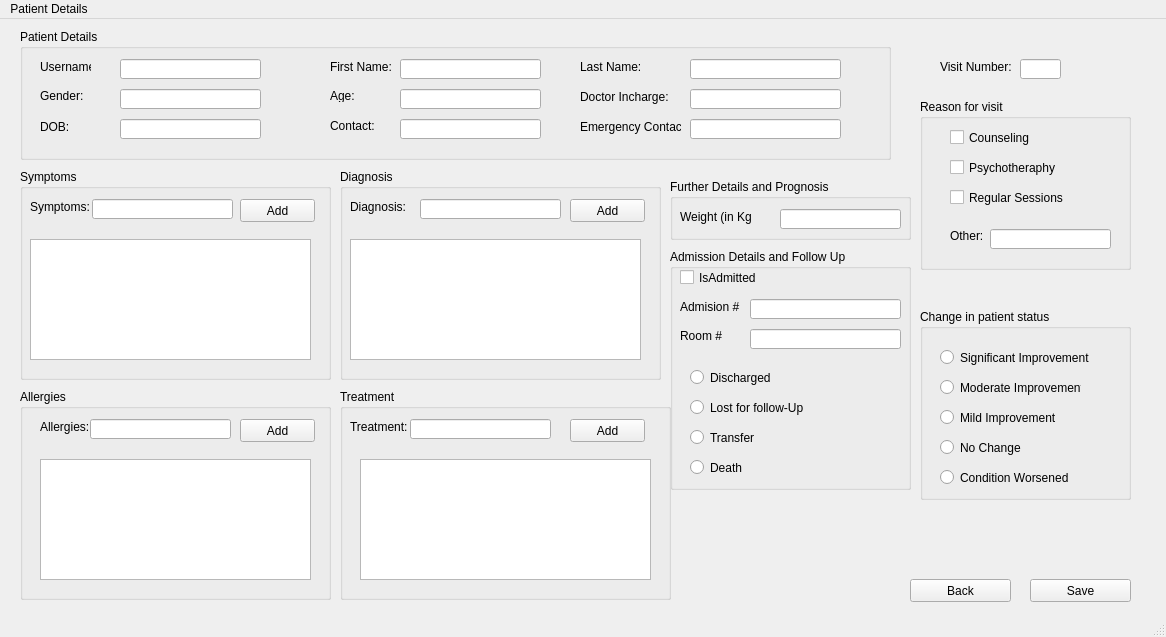
<?xml version="1.0" encoding="UTF-8"?>
<ui version="4.0">
 <class>MainWindow</class>
 <widget class="QMainWindow" name="MainWindow">
  <property name="geometry">
   <rect>
    <x>0</x>
    <y>0</y>
    <width>1166</width>
    <height>637</height>
   </rect>
  </property>
  <property name="windowTitle">
   <string>MainWindow</string>
  </property>
  <widget class="QWidget" name="centralwidget">
   <widget class="QGroupBox" name="groupBox">
    <property name="geometry">
     <rect>
      <x>20</x>
      <y>10</y>
      <width>871</width>
      <height>131</height>
     </rect>
    </property>
    <property name="title">
     <string>Patient Details </string>
    </property>
    <widget class="QLabel" name="label">
     <property name="geometry">
      <rect>
       <x>310</x>
       <y>30</y>
       <width>71</width>
       <height>16</height>
      </rect>
     </property>
     <property name="text">
      <string>First Name:</string>
     </property>
    </widget>
    <widget class="QLabel" name="label_3">
     <property name="geometry">
      <rect>
       <x>20</x>
       <y>60</y>
       <width>47</width>
       <height>13</height>
      </rect>
     </property>
     <property name="text">
      <string>Gender:</string>
     </property>
    </widget>
    <widget class="QLabel" name="label_2">
     <property name="geometry">
      <rect>
       <x>310</x>
       <y>60</y>
       <width>47</width>
       <height>13</height>
      </rect>
     </property>
     <property name="text">
      <string>Age:</string>
     </property>
    </widget>
    <widget class="QLineEdit" name="lineEdit_2">
     <property name="geometry">
      <rect>
       <x>100</x>
       <y>60</y>
       <width>141</width>
       <height>20</height>
      </rect>
     </property>
     <property name="text">
      <string/>
     </property>
     <property name="readOnly">
      <bool>true</bool>
     </property>
    </widget>
    <widget class="QLineEdit" name="lineEdit_3">
     <property name="geometry">
      <rect>
       <x>380</x>
       <y>30</y>
       <width>141</width>
       <height>20</height>
      </rect>
     </property>
     <property name="text">
      <string/>
     </property>
     <property name="readOnly">
      <bool>true</bool>
     </property>
    </widget>
    <widget class="QLineEdit" name="lineEdit_4">
     <property name="geometry">
      <rect>
       <x>380</x>
       <y>60</y>
       <width>141</width>
       <height>20</height>
      </rect>
     </property>
     <property name="text">
      <string/>
     </property>
     <property name="readOnly">
      <bool>true</bool>
     </property>
    </widget>
    <widget class="QLineEdit" name="lineEdit_5">
     <property name="geometry">
      <rect>
       <x>670</x>
       <y>30</y>
       <width>151</width>
       <height>20</height>
      </rect>
     </property>
     <property name="text">
      <string/>
     </property>
     <property name="readOnly">
      <bool>true</bool>
     </property>
    </widget>
    <widget class="QLabel" name="label_6">
     <property name="geometry">
      <rect>
       <x>560</x>
       <y>30</y>
       <width>61</width>
       <height>16</height>
      </rect>
     </property>
     <property name="text">
      <string>Last Name:</string>
     </property>
    </widget>
    <widget class="QLineEdit" name="lineEdit_6">
     <property name="geometry">
      <rect>
       <x>670</x>
       <y>60</y>
       <width>151</width>
       <height>20</height>
      </rect>
     </property>
     <property name="text">
      <string/>
     </property>
     <property name="readOnly">
      <bool>true</bool>
     </property>
    </widget>
    <widget class="QLabel" name="label_7">
     <property name="geometry">
      <rect>
       <x>560</x>
       <y>60</y>
       <width>91</width>
       <height>16</height>
      </rect>
     </property>
     <property name="text">
      <string>Doctor Incharge:</string>
     </property>
    </widget>
    <widget class="QLabel" name="label_32">
     <property name="geometry">
      <rect>
       <x>310</x>
       <y>90</y>
       <width>47</width>
       <height>13</height>
      </rect>
     </property>
     <property name="text">
      <string>Contact:</string>
     </property>
    </widget>
    <widget class="QLabel" name="label_33">
     <property name="geometry">
      <rect>
       <x>560</x>
       <y>90</y>
       <width>101</width>
       <height>16</height>
      </rect>
     </property>
     <property name="text">
      <string>Emergency Contact:</string>
     </property>
    </widget>
    <widget class="QLabel" name="label_34">
     <property name="geometry">
      <rect>
       <x>20</x>
       <y>90</y>
       <width>31</width>
       <height>16</height>
      </rect>
     </property>
     <property name="text">
      <string>DOB:</string>
     </property>
    </widget>
    <widget class="QLabel" name="label_36">
     <property name="geometry">
      <rect>
       <x>20</x>
       <y>30</y>
       <width>51</width>
       <height>16</height>
      </rect>
     </property>
     <property name="text">
      <string>Username:</string>
     </property>
    </widget>
    <widget class="QLabel" name="label_37">
     <property name="geometry">
      <rect>
       <x>660</x>
       <y>60</y>
       <width>47</width>
       <height>13</height>
      </rect>
     </property>
     <property name="text">
      <string/>
     </property>
    </widget>
    <widget class="QLineEdit" name="lineEdit_11">
     <property name="geometry">
      <rect>
       <x>380</x>
       <y>90</y>
       <width>141</width>
       <height>20</height>
      </rect>
     </property>
     <property name="readOnly">
      <bool>true</bool>
     </property>
    </widget>
    <widget class="QLineEdit" name="lineEdit_12">
     <property name="geometry">
      <rect>
       <x>670</x>
       <y>90</y>
       <width>151</width>
       <height>20</height>
      </rect>
     </property>
     <property name="readOnly">
      <bool>true</bool>
     </property>
    </widget>
    <widget class="QLineEdit" name="lineEdit_14">
     <property name="geometry">
      <rect>
       <x>100</x>
       <y>30</y>
       <width>141</width>
       <height>20</height>
      </rect>
     </property>
     <property name="readOnly">
      <bool>true</bool>
     </property>
    </widget>
    <widget class="QLineEdit" name="lineEdit_15">
     <property name="geometry">
      <rect>
       <x>100</x>
       <y>90</y>
       <width>141</width>
       <height>20</height>
      </rect>
     </property>
     <property name="readOnly">
      <bool>true</bool>
     </property>
    </widget>
   </widget>
   <widget class="QGroupBox" name="groupBox_2">
    <property name="geometry">
     <rect>
      <x>20</x>
      <y>150</y>
      <width>311</width>
      <height>211</height>
     </rect>
    </property>
    <property name="title">
     <string>Symptoms</string>
    </property>
    <widget class="QLineEdit" name="lineEdit_13">
     <property name="geometry">
      <rect>
       <x>72</x>
       <y>30</y>
       <width>141</width>
       <height>20</height>
      </rect>
     </property>
     <property name="readOnly">
      <bool>false</bool>
     </property>
    </widget>
    <widget class="QLabel" name="label_4">
     <property name="geometry">
      <rect>
       <x>10</x>
       <y>30</y>
       <width>61</width>
       <height>16</height>
      </rect>
     </property>
     <property name="text">
      <string>Symptoms:</string>
     </property>
    </widget>
    <widget class="QListWidget" name="listWidget">
     <property name="geometry">
      <rect>
       <x>10</x>
       <y>70</y>
       <width>281</width>
       <height>121</height>
      </rect>
     </property>
    </widget>
    <widget class="QPushButton" name="addButton">
     <property name="geometry">
      <rect>
       <x>220</x>
       <y>30</y>
       <width>75</width>
       <height>23</height>
      </rect>
     </property>
     <property name="text">
      <string>Add</string>
     </property>
    </widget>
   </widget>
   <widget class="QGroupBox" name="groupBox_3">
    <property name="geometry">
     <rect>
      <x>340</x>
      <y>150</y>
      <width>321</width>
      <height>211</height>
     </rect>
    </property>
    <property name="title">
     <string>Diagnosis </string>
    </property>
    <widget class="QLabel" name="label_17">
     <property name="geometry">
      <rect>
       <x>10</x>
       <y>30</y>
       <width>101</width>
       <height>16</height>
      </rect>
     </property>
     <property name="text">
      <string>Diagnosis:</string>
     </property>
    </widget>
    <widget class="QLineEdit" name="lineEdit_17">
     <property name="geometry">
      <rect>
       <x>80</x>
       <y>30</y>
       <width>141</width>
       <height>20</height>
      </rect>
     </property>
     <property name="readOnly">
      <bool>false</bool>
     </property>
    </widget>
    <widget class="QListWidget" name="listWidget_3">
     <property name="geometry">
      <rect>
       <x>10</x>
       <y>70</y>
       <width>291</width>
       <height>121</height>
      </rect>
     </property>
    </widget>
    <widget class="QPushButton" name="addButton2">
     <property name="geometry">
      <rect>
       <x>230</x>
       <y>30</y>
       <width>75</width>
       <height>23</height>
      </rect>
     </property>
     <property name="text">
      <string>Add</string>
     </property>
    </widget>
   </widget>
   <widget class="QGroupBox" name="groupBox_5">
    <property name="geometry">
     <rect>
      <x>920</x>
      <y>80</y>
      <width>211</width>
      <height>171</height>
     </rect>
    </property>
    <property name="title">
     <string>Reason for visit</string>
    </property>
    <widget class="QLabel" name="label_21">
     <property name="geometry">
      <rect>
       <x>30</x>
       <y>130</y>
       <width>47</width>
       <height>13</height>
      </rect>
     </property>
     <property name="text">
      <string>Other:</string>
     </property>
    </widget>
    <widget class="QLineEdit" name="lineEdit_19">
     <property name="geometry">
      <rect>
       <x>70</x>
       <y>130</y>
       <width>121</width>
       <height>20</height>
      </rect>
     </property>
     <property name="readOnly">
      <bool>false</bool>
     </property>
    </widget>
    <widget class="QCheckBox" name="checkBox">
     <property name="geometry">
      <rect>
       <x>30</x>
       <y>30</y>
       <width>91</width>
       <height>17</height>
      </rect>
     </property>
     <property name="text">
      <string>Counseling</string>
     </property>
     <property name="checkable">
      <bool>true</bool>
     </property>
    </widget>
    <widget class="QCheckBox" name="checkBox_4">
     <property name="geometry">
      <rect>
       <x>30</x>
       <y>60</y>
       <width>121</width>
       <height>17</height>
      </rect>
     </property>
     <property name="text">
      <string>Psychotheraphy</string>
     </property>
     <property name="checkable">
      <bool>true</bool>
     </property>
    </widget>
    <widget class="QCheckBox" name="checkBox_5">
     <property name="geometry">
      <rect>
       <x>30</x>
       <y>90</y>
       <width>121</width>
       <height>17</height>
      </rect>
     </property>
     <property name="text">
      <string>Regular Sessions</string>
     </property>
     <property name="checkable">
      <bool>true</bool>
     </property>
    </widget>
   </widget>
   <widget class="QGroupBox" name="groupBox_7">
    <property name="geometry">
     <rect>
      <x>920</x>
      <y>290</y>
      <width>211</width>
      <height>191</height>
     </rect>
    </property>
    <property name="title">
     <string>Change in patient status</string>
    </property>
    <widget class="QRadioButton" name="radioButton_2">
     <property name="geometry">
      <rect>
       <x>20</x>
       <y>40</y>
       <width>161</width>
       <height>17</height>
      </rect>
     </property>
     <property name="text">
      <string>Significant Improvement</string>
     </property>
     <property name="checkable">
      <bool>true</bool>
     </property>
    </widget>
    <widget class="QRadioButton" name="radioButton_3">
     <property name="geometry">
      <rect>
       <x>20</x>
       <y>70</y>
       <width>141</width>
       <height>17</height>
      </rect>
     </property>
     <property name="text">
      <string>Moderate Improvement</string>
     </property>
     <property name="checkable">
      <bool>true</bool>
     </property>
    </widget>
    <widget class="QRadioButton" name="radioButton_4">
     <property name="geometry">
      <rect>
       <x>20</x>
       <y>100</y>
       <width>131</width>
       <height>17</height>
      </rect>
     </property>
     <property name="text">
      <string>Mild Improvement</string>
     </property>
     <property name="checkable">
      <bool>true</bool>
     </property>
    </widget>
    <widget class="QRadioButton" name="radioButton_5">
     <property name="geometry">
      <rect>
       <x>20</x>
       <y>130</y>
       <width>82</width>
       <height>17</height>
      </rect>
     </property>
     <property name="text">
      <string>No Change</string>
     </property>
     <property name="checkable">
      <bool>true</bool>
     </property>
    </widget>
    <widget class="QRadioButton" name="radioButton_6">
     <property name="geometry">
      <rect>
       <x>20</x>
       <y>160</y>
       <width>131</width>
       <height>17</height>
      </rect>
     </property>
     <property name="text">
      <string>Condition Worsened</string>
     </property>
     <property name="checkable">
      <bool>true</bool>
     </property>
    </widget>
   </widget>
   <widget class="QGroupBox" name="groupBox_8">
    <property name="geometry">
     <rect>
      <x>670</x>
      <y>230</y>
      <width>241</width>
      <height>241</height>
     </rect>
    </property>
    <property name="title">
     <string>Admission Details and Follow Up</string>
    </property>
    <widget class="QLabel" name="label_31">
     <property name="geometry">
      <rect>
       <x>10</x>
       <y>50</y>
       <width>61</width>
       <height>16</height>
      </rect>
     </property>
     <property name="text">
      <string>Admision #</string>
     </property>
    </widget>
    <widget class="QLineEdit" name="lineEdit_9">
     <property name="geometry">
      <rect>
       <x>80</x>
       <y>50</y>
       <width>151</width>
       <height>20</height>
      </rect>
     </property>
     <property name="readOnly">
      <bool>false</bool>
     </property>
    </widget>
    <widget class="QLabel" name="label_35">
     <property name="geometry">
      <rect>
       <x>10</x>
       <y>80</y>
       <width>47</width>
       <height>13</height>
      </rect>
     </property>
     <property name="text">
      <string>Room #</string>
     </property>
    </widget>
    <widget class="QLineEdit" name="lineEdit_10">
     <property name="geometry">
      <rect>
       <x>80</x>
       <y>80</y>
       <width>151</width>
       <height>20</height>
      </rect>
     </property>
     <property name="readOnly">
      <bool>false</bool>
     </property>
    </widget>
    <widget class="QCheckBox" name="checkBox_6">
     <property name="geometry">
      <rect>
       <x>10</x>
       <y>20</y>
       <width>121</width>
       <height>17</height>
      </rect>
     </property>
     <property name="text">
      <string>IsAdmitted</string>
     </property>
     <property name="checkable">
      <bool>true</bool>
     </property>
    </widget>
    <widget class="QRadioButton" name="radioButton_10">
     <property name="geometry">
      <rect>
       <x>20</x>
       <y>150</y>
       <width>121</width>
       <height>17</height>
      </rect>
     </property>
     <property name="text">
      <string>Lost for follow-Up</string>
     </property>
     <property name="checkable">
      <bool>true</bool>
     </property>
    </widget>
    <widget class="QRadioButton" name="radioButton_11">
     <property name="geometry">
      <rect>
       <x>20</x>
       <y>180</y>
       <width>82</width>
       <height>17</height>
      </rect>
     </property>
     <property name="text">
      <string>Transfer</string>
     </property>
     <property name="checkable">
      <bool>true</bool>
     </property>
    </widget>
    <widget class="QRadioButton" name="radioButton_8">
     <property name="geometry">
      <rect>
       <x>20</x>
       <y>210</y>
       <width>82</width>
       <height>17</height>
      </rect>
     </property>
     <property name="text">
      <string>Death</string>
     </property>
     <property name="checkable">
      <bool>true</bool>
     </property>
    </widget>
    <widget class="QRadioButton" name="radioButton_9">
     <property name="geometry">
      <rect>
       <x>20</x>
       <y>120</y>
       <width>141</width>
       <height>17</height>
      </rect>
     </property>
     <property name="text">
      <string>Discharged</string>
     </property>
     <property name="checkable">
      <bool>true</bool>
     </property>
    </widget>
   </widget>
   <widget class="QGroupBox" name="groupBox_4">
    <property name="geometry">
     <rect>
      <x>670</x>
      <y>160</y>
      <width>241</width>
      <height>61</height>
     </rect>
    </property>
    <property name="title">
     <string>Further Details and Prognosis</string>
    </property>
    <widget class="QLabel" name="label_20">
     <property name="geometry">
      <rect>
       <x>10</x>
       <y>30</y>
       <width>71</width>
       <height>16</height>
      </rect>
     </property>
     <property name="text">
      <string>Weight (in Kg)</string>
     </property>
    </widget>
    <widget class="QLineEdit" name="lineEdit_18">
     <property name="geometry">
      <rect>
       <x>110</x>
       <y>30</y>
       <width>121</width>
       <height>20</height>
      </rect>
     </property>
     <property name="text">
      <string/>
     </property>
     <property name="readOnly">
      <bool>false</bool>
     </property>
    </widget>
   </widget>
   <widget class="QPushButton" name="save_rec">
    <property name="geometry">
     <rect>
      <x>1030</x>
      <y>560</y>
      <width>101</width>
      <height>23</height>
     </rect>
    </property>
    <property name="text">
     <string>Save</string>
    </property>
   </widget>
   <widget class="QGroupBox" name="groupBox_6">
    <property name="geometry">
     <rect>
      <x>20</x>
      <y>370</y>
      <width>311</width>
      <height>211</height>
     </rect>
    </property>
    <property name="title">
     <string>Allergies</string>
    </property>
    <widget class="QLineEdit" name="lineEdit_7">
     <property name="geometry">
      <rect>
       <x>70</x>
       <y>30</y>
       <width>141</width>
       <height>20</height>
      </rect>
     </property>
     <property name="readOnly">
      <bool>false</bool>
     </property>
    </widget>
    <widget class="QLabel" name="label_8">
     <property name="geometry">
      <rect>
       <x>20</x>
       <y>30</y>
       <width>51</width>
       <height>16</height>
      </rect>
     </property>
     <property name="text">
      <string>Allergies:</string>
     </property>
    </widget>
    <widget class="QListWidget" name="listWidget_2">
     <property name="geometry">
      <rect>
       <x>20</x>
       <y>70</y>
       <width>271</width>
       <height>121</height>
      </rect>
     </property>
    </widget>
    <widget class="QPushButton" name="addButton3">
     <property name="geometry">
      <rect>
       <x>220</x>
       <y>30</y>
       <width>75</width>
       <height>23</height>
      </rect>
     </property>
     <property name="text">
      <string>Add</string>
     </property>
    </widget>
   </widget>
   <widget class="QLabel" name="label_9">
    <property name="geometry">
     <rect>
      <x>940</x>
      <y>40</y>
      <width>81</width>
      <height>16</height>
     </rect>
    </property>
    <property name="text">
     <string>Visit Number:</string>
    </property>
   </widget>
   <widget class="QPushButton" name="back">
    <property name="geometry">
     <rect>
      <x>910</x>
      <y>560</y>
      <width>101</width>
      <height>23</height>
     </rect>
    </property>
    <property name="text">
     <string>Back</string>
    </property>
   </widget>
   <widget class="QGroupBox" name="groupBox_9">
    <property name="geometry">
     <rect>
      <x>340</x>
      <y>370</y>
      <width>331</width>
      <height>211</height>
     </rect>
    </property>
    <property name="title">
     <string>Treatment</string>
    </property>
    <widget class="QLabel" name="label_5">
     <property name="geometry">
      <rect>
       <x>10</x>
       <y>30</y>
       <width>61</width>
       <height>16</height>
      </rect>
     </property>
     <property name="text">
      <string>Treatment:</string>
     </property>
    </widget>
    <widget class="QLineEdit" name="lineEdit">
     <property name="geometry">
      <rect>
       <x>70</x>
       <y>30</y>
       <width>141</width>
       <height>20</height>
      </rect>
     </property>
     <property name="readOnly">
      <bool>false</bool>
     </property>
    </widget>
    <widget class="QPushButton" name="addButton4">
     <property name="geometry">
      <rect>
       <x>230</x>
       <y>30</y>
       <width>75</width>
       <height>23</height>
      </rect>
     </property>
     <property name="text">
      <string>Add</string>
     </property>
    </widget>
    <widget class="QListWidget" name="listWidget_4">
     <property name="geometry">
      <rect>
       <x>20</x>
       <y>70</y>
       <width>291</width>
       <height>121</height>
      </rect>
     </property>
    </widget>
   </widget>
   <widget class="QLineEdit" name="lineEdit_8">
    <property name="geometry">
     <rect>
      <x>1020</x>
      <y>40</y>
      <width>41</width>
      <height>20</height>
     </rect>
    </property>
    <property name="text">
     <string/>
    </property>
    <property name="readOnly">
     <bool>true</bool>
    </property>
   </widget>
  </widget>
  <widget class="QMenuBar" name="menubar">
   <property name="geometry">
    <rect>
     <x>0</x>
     <y>0</y>
     <width>1166</width>
     <height>22</height>
    </rect>
   </property>
   <widget class="QMenu" name="menuPatient_Details">
    <property name="title">
     <string>Patient Details</string>
    </property>
   </widget>
   <addaction name="menuPatient_Details"/>
  </widget>
  <widget class="QStatusBar" name="statusbar"/>
 </widget>
 <resources/>
 <connections/>
</ui>
